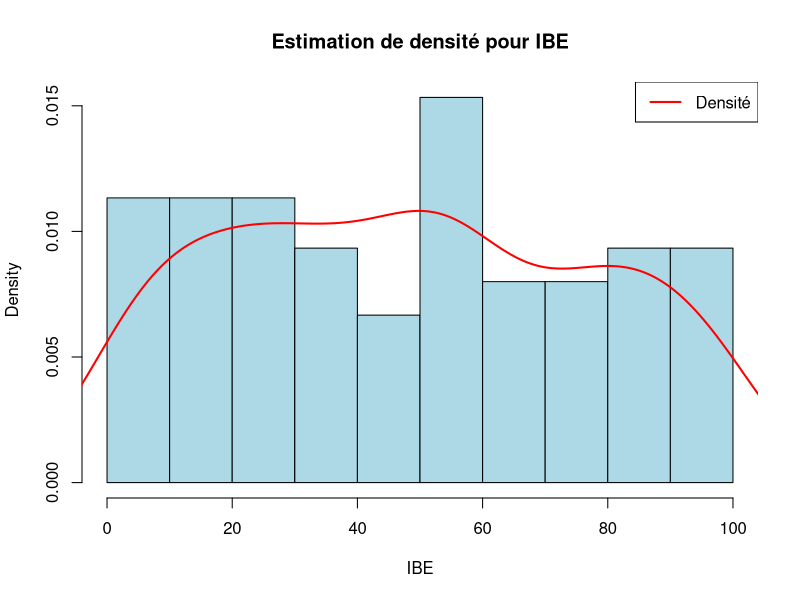
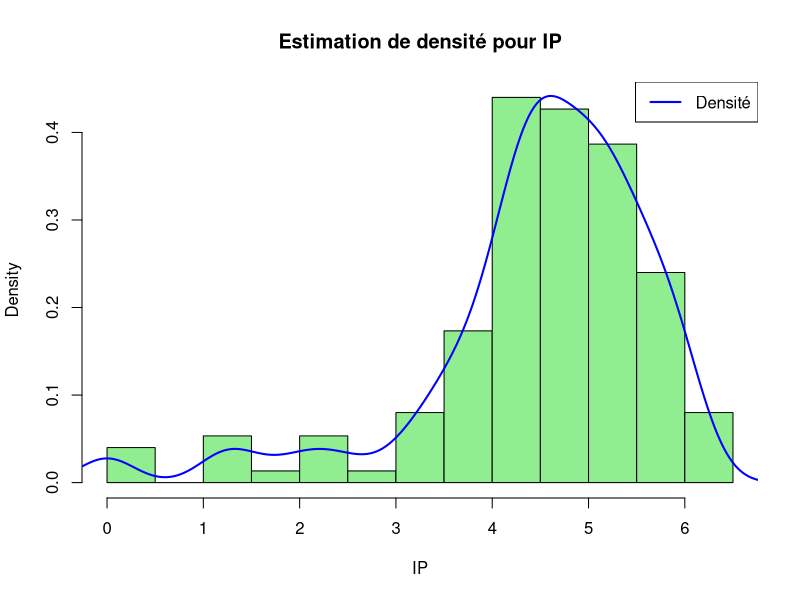
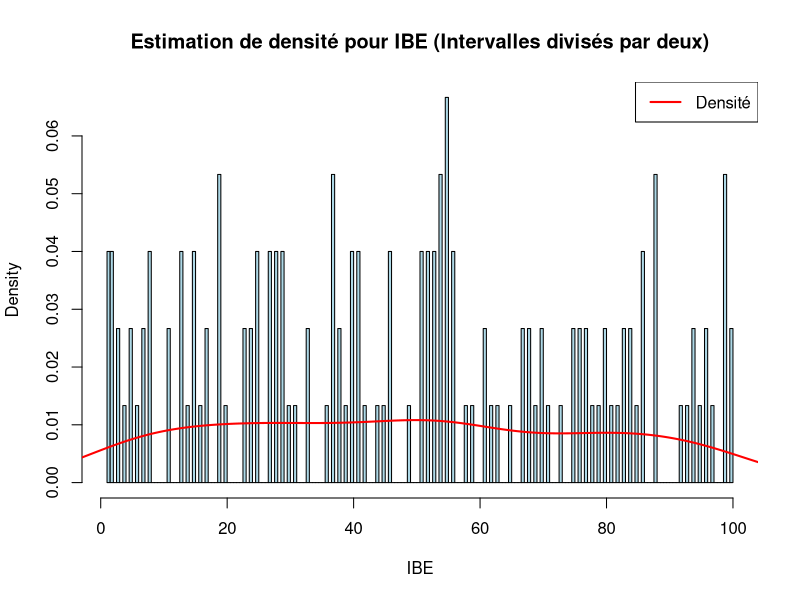
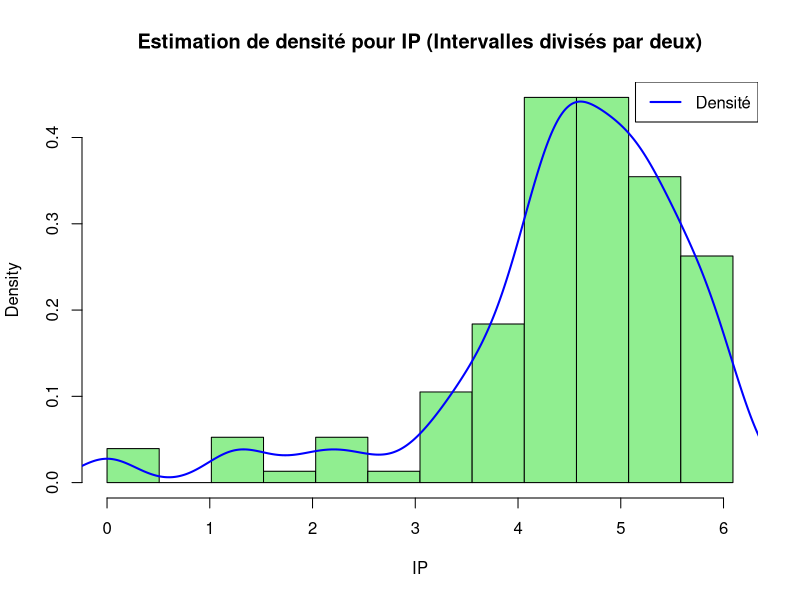
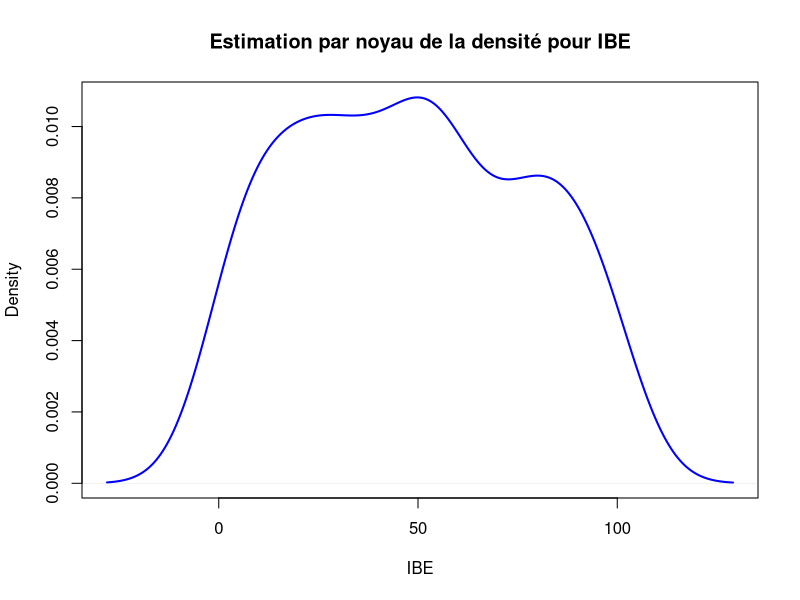
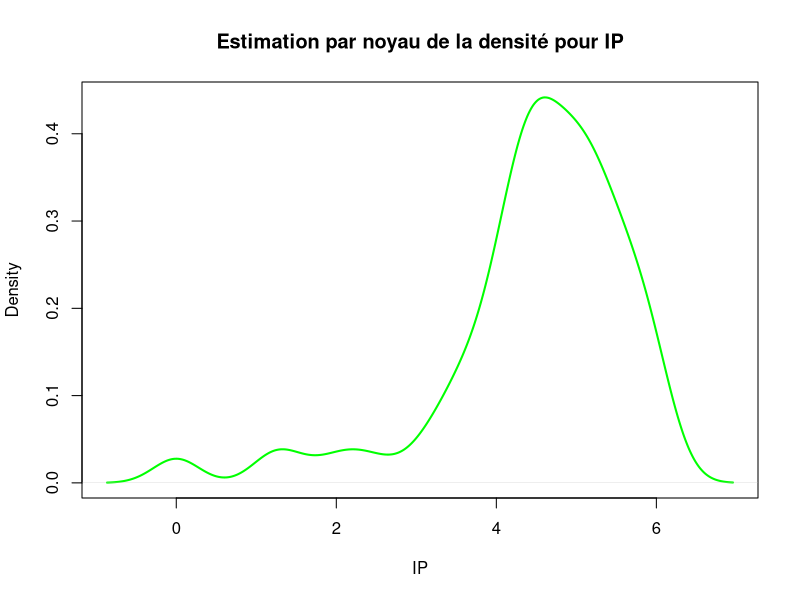

Source code (R) for these figures, in order:
# Charger les données
data = read.csv("psychology.csv", TRUE)
print(data)

# ---- Question 1 ----
# Statistiques descriptives pour l'IBE
summary_IBE = summary(data$IBE)
mean_IBE = mean(data$IBE)
median_IBE = median(data$IBE)
sd_IBE = sd(data$IBE)
IQR_IBE = IQR(data$IBE)

# Affichage des résultats
cat("Statistiques descriptives pour l'IBE:\n")
cat("Sommaire:", summary_IBE, "\n")
cat("Moyenne:", mean_IBE, "\n")
cat("Médiane:", median_IBE, "\n")
cat("Écart-type:", sd_IBE, "\n")
cat("IQR:", IQR_IBE, "\n")

# Statistiques descriptives pour l'IP
summary_IP = summary(data$IP)
mean_IP = mean(data$IP)
median_IP = median(data$IP)
sd_IP = sd(data$IP)
IQR_IP = IQR(data$IP)

# Affichage des résultats
cat("\nStatistiques descriptives pour l'IP:\n")
cat("Sommaire:", summary_IP, "\n")
cat("Moyenne:", mean_IP, "\n")
cat("Médiane:", median_IP, "\n")
cat("Écart-type:", sd_IP, "\n")
cat("IQR:", IQR_IP, "\n")

# ---- Question 2 ----
# Créer un histogramme pour la variable IBE
hist(data$IBE, main="Estimation de densité pour IBE", xlab="IBE", col="lightblue", border="black", probability=TRUE)
lines(density(data$IBE), col="red", lwd=2)

# Ajouter une légende
legend("topright", legend="Densité", col="red", lwd=2)

# Créer un histogramme pour la variable IP
hist(data$IP, main="Estimation de densité pour IP", xlab="IP", col="lightgreen", border="black", probability=TRUE)
lines(density(data$IP), col="blue", lwd=2)

# Ajouter une légende
legend("topright", legend="Densité", col="blue", lwd=2)

# ---- Question 3 ----

# Diviser par deux la largeur des intervalles pour IBE
new_breaks_ibe = seq(min(data$IBE), max(data$IBE), length.out = (length(seq(min(data$IBE), max(data$IBE))) - 1) * 2 + 1)

# Créer un histogramme pour la variable IBE avec des intervalles divisés par deux
hist(data$IBE, breaks = new_breaks_ibe, main="Estimation de densité pour IBE (Intervalles divisés par deux)", xlab="IBE", col="lightblue", border="black", probability=TRUE)
lines(density(data$IBE), col="red", lwd=2)

# Ajouter une légende
legend("topright", legend="Densité", col="red", lwd=2)

# Diviser par deux la largeur des intervalles pour IP
new_breaks_ip = seq(min(data$IP), max(data$IP), length.out = (length(seq(min(data$IP), max(data$IP))) - 1) * 2 + 1)

# Créer un histogramme pour la variable IP avec des intervalles divisés par deux
hist(data$IP, breaks = new_breaks_ip, main="Estimation de densité pour IP (Intervalles divisés par deux)", xlab="IP", col="lightgreen", border="black", probability=TRUE)
lines(density(data$IP), col="blue", lwd=2)

# Ajouter une légende
legend("topright", legend="Densité", col="blue", lwd=2)


# ---- Question 4 ----
# Estimation par noyau de la densité pour IBE
density_ibe = density(data$IBE)

# Tracer le KDE pour IBE
plot(density_ibe, main="Estimation par noyau de la densité pour IBE", xlab="IBE", col="blue", lwd=2)

# Estimation par noyau de la densité pour IP
density_ip = density(data$IP)

# Tracer le KDE pour IP
plot(density_ip, main="Estimation par noyau de la densité pour IP", xlab="IP", col="green", lwd=2)